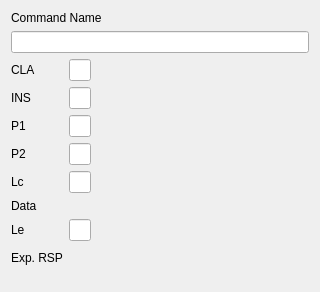
<?xml version="1.0" encoding="UTF-8"?>
<ui version="4.0">
 <class>ViewApdu</class>
 <widget class="QWidget" name="ViewApdu">
  <property name="geometry">
   <rect>
    <x>0</x>
    <y>0</y>
    <width>320</width>
    <height>292</height>
   </rect>
  </property>
  <property name="sizePolicy">
   <sizepolicy hsizetype="Expanding" vsizetype="Expanding">
    <horstretch>0</horstretch>
    <verstretch>0</verstretch>
   </sizepolicy>
  </property>
  <property name="windowTitle">
   <string>Form</string>
  </property>
  <layout class="QVBoxLayout" name="verticalLayout">
   <item>
    <widget class="QLabel" name="label_9">
     <property name="text">
      <string>Command Name</string>
     </property>
    </widget>
   </item>
   <item>
    <widget class="QLineEdit" name="lineEditCommandName"/>
   </item>
   <item>
    <layout class="QGridLayout" name="gridLayout">
     <item row="3" column="1">
      <widget class="QLineEdit" name="lineEditP2">
       <property name="sizePolicy">
        <sizepolicy hsizetype="Fixed" vsizetype="Fixed">
         <horstretch>0</horstretch>
         <verstretch>0</verstretch>
        </sizepolicy>
       </property>
       <property name="maximumSize">
        <size>
         <width>22</width>
         <height>16777215</height>
        </size>
       </property>
      </widget>
     </item>
     <item row="0" column="0">
      <widget class="QLabel" name="label">
       <property name="text">
        <string>CLA</string>
       </property>
      </widget>
     </item>
     <item row="3" column="0">
      <widget class="QLabel" name="label_4">
       <property name="text">
        <string>P2</string>
       </property>
      </widget>
     </item>
     <item row="6" column="0">
      <widget class="QLabel" name="label_7">
       <property name="text">
        <string>Le</string>
       </property>
      </widget>
     </item>
     <item row="5" column="1">
      <widget class="HexEdit" name="hexEditData" native="true">
       <property name="sizePolicy">
        <sizepolicy hsizetype="Expanding" vsizetype="Expanding">
         <horstretch>0</horstretch>
         <verstretch>0</verstretch>
        </sizepolicy>
       </property>
      </widget>
     </item>
     <item row="7" column="0">
      <widget class="QLabel" name="label_8">
       <property name="text">
        <string>Exp. RSP</string>
       </property>
      </widget>
     </item>
     <item row="6" column="1">
      <widget class="QLineEdit" name="lineEditLe">
       <property name="sizePolicy">
        <sizepolicy hsizetype="Fixed" vsizetype="Fixed">
         <horstretch>0</horstretch>
         <verstretch>0</verstretch>
        </sizepolicy>
       </property>
       <property name="maximumSize">
        <size>
         <width>22</width>
         <height>16777215</height>
        </size>
       </property>
      </widget>
     </item>
     <item row="2" column="1">
      <widget class="QLineEdit" name="lineEditP1">
       <property name="sizePolicy">
        <sizepolicy hsizetype="Fixed" vsizetype="Fixed">
         <horstretch>0</horstretch>
         <verstretch>0</verstretch>
        </sizepolicy>
       </property>
       <property name="maximumSize">
        <size>
         <width>22</width>
         <height>16777215</height>
        </size>
       </property>
      </widget>
     </item>
     <item row="4" column="0">
      <widget class="QLabel" name="label_5">
       <property name="text">
        <string>Lc</string>
       </property>
      </widget>
     </item>
     <item row="2" column="0">
      <widget class="QLabel" name="label_3">
       <property name="text">
        <string>P1</string>
       </property>
      </widget>
     </item>
     <item row="1" column="0">
      <widget class="QLabel" name="label_2">
       <property name="text">
        <string>INS</string>
       </property>
      </widget>
     </item>
     <item row="0" column="1">
      <widget class="QLineEdit" name="lineEditCLA">
       <property name="sizePolicy">
        <sizepolicy hsizetype="Fixed" vsizetype="Fixed">
         <horstretch>0</horstretch>
         <verstretch>0</verstretch>
        </sizepolicy>
       </property>
       <property name="minimumSize">
        <size>
         <width>22</width>
         <height>22</height>
        </size>
       </property>
       <property name="maximumSize">
        <size>
         <width>22</width>
         <height>22</height>
        </size>
       </property>
      </widget>
     </item>
     <item row="8" column="0">
      <spacer name="verticalSpacer">
       <property name="orientation">
        <enum>Qt::Orientation::Vertical</enum>
       </property>
       <property name="sizeHint" stdset="0">
        <size>
         <width>20</width>
         <height>40</height>
        </size>
       </property>
      </spacer>
     </item>
     <item row="5" column="0">
      <widget class="QLabel" name="label_6">
       <property name="text">
        <string>Data</string>
       </property>
      </widget>
     </item>
     <item row="7" column="1">
      <widget class="HexEdit" name="hexEditExpectedResponse" native="true">
       <property name="minimumSize">
        <size>
         <width>0</width>
         <height>22</height>
        </size>
       </property>
       <property name="maximumSize">
        <size>
         <width>16777215</width>
         <height>22</height>
        </size>
       </property>
      </widget>
     </item>
     <item row="1" column="1">
      <widget class="QLineEdit" name="lineEditINS">
       <property name="sizePolicy">
        <sizepolicy hsizetype="Fixed" vsizetype="Fixed">
         <horstretch>0</horstretch>
         <verstretch>0</verstretch>
        </sizepolicy>
       </property>
       <property name="maximumSize">
        <size>
         <width>22</width>
         <height>16777215</height>
        </size>
       </property>
      </widget>
     </item>
     <item row="4" column="1">
      <widget class="QLineEdit" name="lineEditLc">
       <property name="sizePolicy">
        <sizepolicy hsizetype="Fixed" vsizetype="Fixed">
         <horstretch>0</horstretch>
         <verstretch>0</verstretch>
        </sizepolicy>
       </property>
       <property name="maximumSize">
        <size>
         <width>22</width>
         <height>16777215</height>
        </size>
       </property>
       <property name="readOnly">
        <bool>true</bool>
       </property>
      </widget>
     </item>
    </layout>
   </item>
  </layout>
 </widget>
 <customwidgets>
  <customwidget>
   <class>HexEdit</class>
   <extends>QWidget</extends>
   <header>hexedit.h</header>
  </customwidget>
 </customwidgets>
 <tabstops>
  <tabstop>lineEditCommandName</tabstop>
  <tabstop>lineEditCLA</tabstop>
  <tabstop>lineEditINS</tabstop>
  <tabstop>lineEditP1</tabstop>
  <tabstop>lineEditP2</tabstop>
  <tabstop>hexEditData</tabstop>
  <tabstop>lineEditLe</tabstop>
  <tabstop>hexEditExpectedResponse</tabstop>
 </tabstops>
 <resources/>
 <connections/>
</ui>
